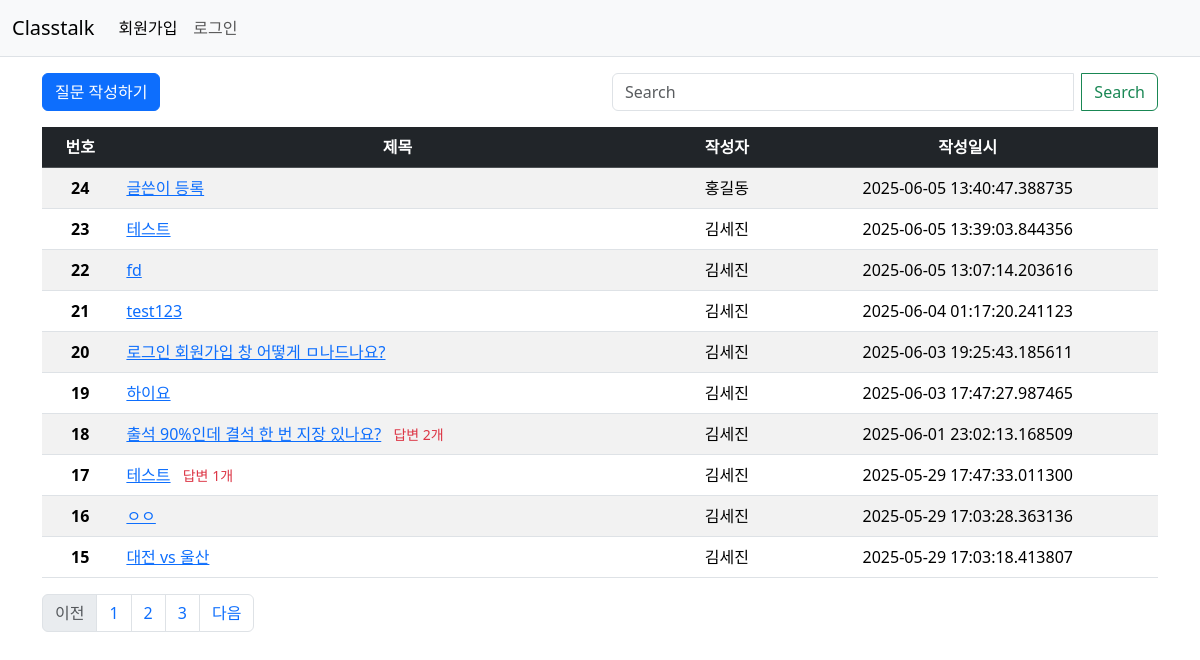
The page /question/list on the database its author committed.
### classtalk/models.py (models this page shows)
class Question(db.Model):
    id = db.Column(db.Integer, primary_key=True)
    subject = db.Column(db.String(200), nullable=False)
    content = db.Column(db.Text(), nullable=False)
    create_date = db.Column(db.DateTime(), nullable=False)
    user_id = db.Column(db.Integer, db.ForeignKey('user.id', ondelete='CASCADE'), nullable=False)
    user = db.relationship('User', backref=db.backref('question_set'))

class User(db.Model):
    id = db.Column(db.Integer, primary_key=True)
    username = db.Column(db.String(150), unique=True, nullable=False)
    password = db.Column(db.String(200), nullable=False)
    email = db.Column(db.String(120), unique=True, nullable=False)

### classtalk/views/question_views.py (the view)
@bp.route('/list')
def _list():
    page = request.args.get('page', type=int, default=1)  # 페이지
    question_list = Question.query.order_by(Question.create_date.desc())
    q_list = question_list.paginate(page=page, per_page=10)
    return render_template('question/question_list.html', question_list=q_list)

### classtalk/views/auth_views.py (called while the page is built)
@bp.before_app_request
def load_logged_in_user():
    user_id = session.get('user_id')
    if user_id is None:
        g.user = None
    else:
        g.user = User.query.get(user_id)

### classtalk/templates/question/question_list.html (shortened to what this page needs)
<!DOCTYPE html>
<html lang="en">
<head>
    <link href="https://cdn.jsdelivr.net/npm/bootstrap@5.3.5/dist/css/bootstrap.min.css" rel="stylesheet">
</head>
<body>
{% include "navbar.html" %}
<div class="container my-3">
    <div class="row my-3">
            <div class="col-6">
                <a href="{{ url_for('question.create') }}" class="btn btn-primary">질문 작성하기</a>
            </div>
            <div class="col-6">
                <div class="input-group">
                    <input class="form-control me-2" type="search" placeholder="Search" aria-label="Search"/>
                    <button class="btn btn-outline-success" type="submit">Search</button>
                </div>
            </div>
        </div>
    <table class="table table-striped">
        <thead>
        <tr class="text-center table-dark">
            <th scope="col">번호</th>
            <th scope="col" style="width:50%">제목</th>
            <th scope="col">작성자</th>
            <th scope="col">작성일시</th>
        </tr>
        </thead>
    {% if question_list %}
      <tbody>
        {% for question in question_list.items %}
        <tr class="text-center">
            <th scope="row">{{ question_list.total - ((question_list.page-1) * question_list.per_page) - loop.index0 }}</th>
            <td class="text-start">
                <a href="{{ url_for('question.detail', question_id=question.id) }}">{{ question.subject }}</a>
                {% if question.answer_set|length > 0 %}
                <span class="text-danger small mx-2">답변 {{ question.answer_set|length }}개</span>
                {% endif %}
            </td>
            <td>{{question.user.username}}</td>
            <td>{{question.create_date}}</td>
        </tr>
        {% endfor %}
      </tbody>
    </table>
    {% else %}
        <p>질문이 없습니다.</p>
    {% endif %}
    {% include "Pagenation.html" %}
</div>
</body>
</html>

### classtalk/templates/navbar.html (shortened to what this page needs)
<nav class="navbar navbar-expand-lg navbar-light bg-light border-bottom">
  <div class="container-fluid">
    <a class="navbar-brand" href="{{ url_for('main.index') }}">Classtalk</a>
    <div class="collapse navbar-collapse" id="navbarSupportedContent">
      {% if g.user %}
          <a>{{ g.user.username }}님 안녕하세요.</a>
          <ul class="nav justify-content-end">
            <li class="nav-item ">
              <a class="nav-link active" href="{{ url_for('auth.logout') }}">로그아웃</a>
            </li>
          </ul>
      {% else %}
      <ul class="navbar-nav me-auto mb-2 mb-lg-0">
        <li class="nav-item">
          <a class="nav-link active" aria-current="page" href="{{ url_for('auth.signup') }}">회원가입</a>
        </li>
        <li class="nav-item">
          <a class="nav-link" href="{{ url_for('auth.login') }}">로그인</a>
        </li>
      </ul>
      {% endif %}
      <span class="navbar-text">
        <nav class="navbar bg-body-tertiary">
        </nav>
      </span>
    </div>
  </div>
</nav>

### classtalk/templates/Pagenation.html
<nav aria-label="Page navigation example">
  <ul class="pagination">
    {% if question_list.has_prev %}
        <li class="page-item">
            <a class="page-link" href="?page={{ question_list.prev_num }}">이전</a>
        </li>
    {% else %}
        <li class="page-item disabled">
            <a class="page-link" tabindex="-1" aria-disabled="true" href="#">이전</a>
        </li>
    {% endif %}
      {% for page_num in question_list.iter_pages() %}
        {% if page_num %}
          <li class="page-item"><a class="page-link" href="?page={{ page_num }}">{{ page_num }}</a></li>
        {% else %}
          <li class="disabled"><a class="page-link" href="#">...</a></li>
        {% endif %}
      {% endfor %}
    {% if question_list.has_next %}
        <li class="page-item">
            <a class="page-link" href="?page={{ question_list.next_num }}">다음</a>
        </li>
    {% else %}
        <li class="page-item disabled">
            <a class="page-link" tabindex="-1" aria-disabled="true" href="#">다음</a>
        </li>
    {% endif %}
  </ul>
</nav>

### rows shown on the page
Question: id "24", subject "글쓴이 등록", user.username "홍길동", create_date "2025-06-05 13:40:47.388735"
Question: id "23", subject "테스트", user.username "김세진", create_date "2025-06-05 13:39:03.844356"
Question: id "22", subject "fd", user.username "김세진", create_date "2025-06-05 13:07:14.203616"
Question: id "21", subject "test123", user.username "김세진", create_date "2025-06-04 01:17:20.241123"
Question: id "20", subject "로그인 회원가입 창 어떻게 ㅁ나드나요?", user.username "김세진", create_date "2025-06-03 19:25:43.185611"
Question: id "19", subject "하이요", user.username "김세진", create_date "2025-06-03 17:47:27.987465"
Question: id "18", subject "출석 90%인데 결석 한 번 지장 있나요?", answer_set|length "2", user.username "김세진", create_date "2025-06-01 23:02:13.168509"
Question: id "17", subject "테스트", answer_set|length "1", user.username "김세진", create_date "2025-05-29 17:47:33.011300"
Question: id "16", subject "ㅇㅇ", user.username "김세진", create_date "2025-05-29 17:03:28.363136"
Question: id "15", subject "대전 vs 울산", user.username "김세진", create_date "2025-05-29 17:03:18.413807"

### other values the page prints
{{ page_num }} "1" "2" "3"
